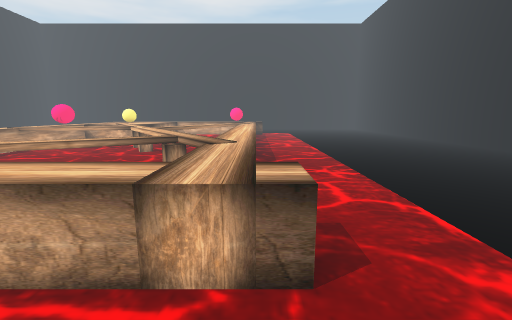
View 1 (above)

20 first-person views from a walk through a 3-D level made in the Unity game engine. The camera is 1.5 m above the floor, tilts 10° down and sees 90° across. The floor is counted in squares, 1 m on a side. Each view is taken from the middle of a square. On the plan, view 1 faces up. The plan holds only what a view shows up to about 13 squares ahead; the rest is blank. The place goes on beyond the plan.

View 2
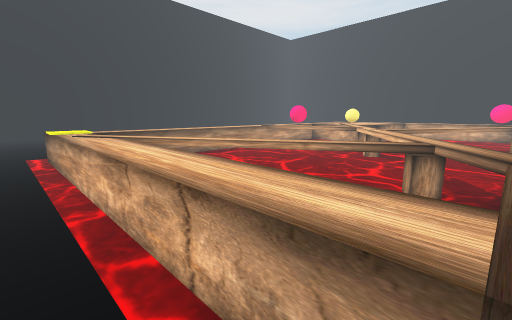

View 3
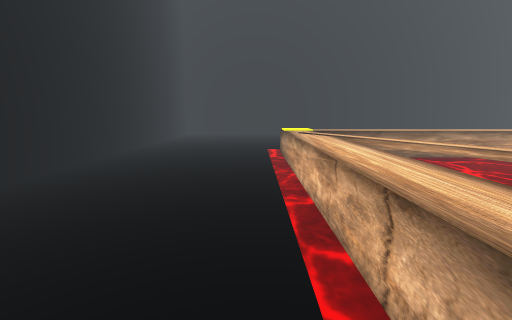

View 4
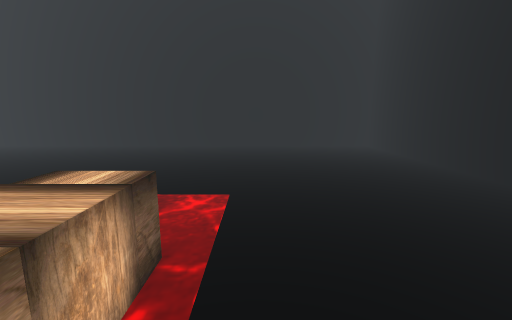

View 5
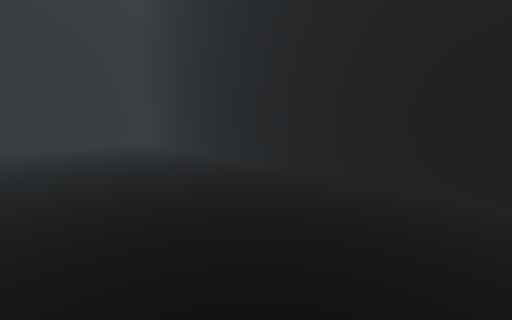

View 6
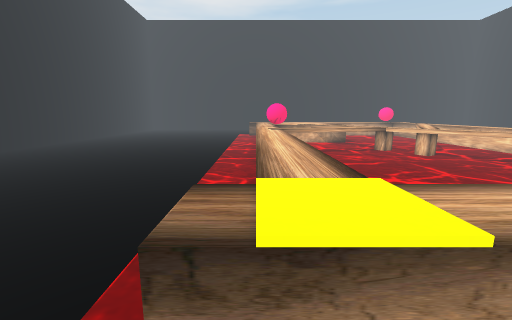

View 7
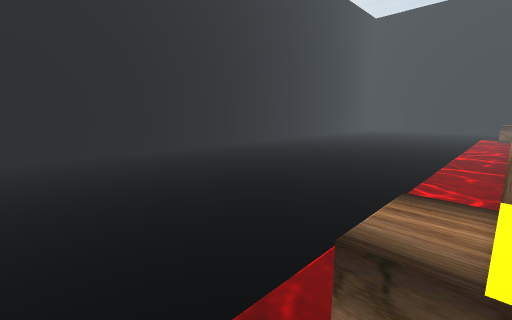

View 8
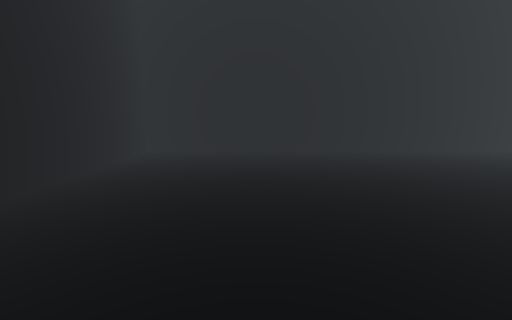

View 9
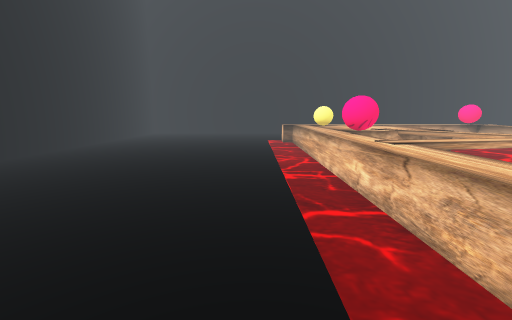

View 10
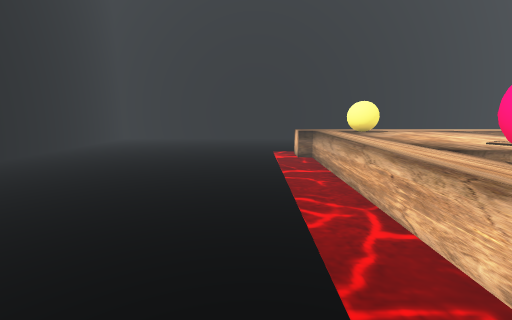

View 11
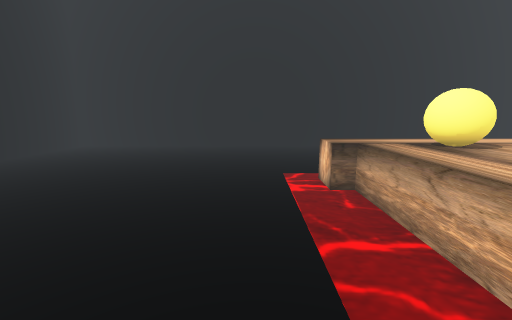

View 12
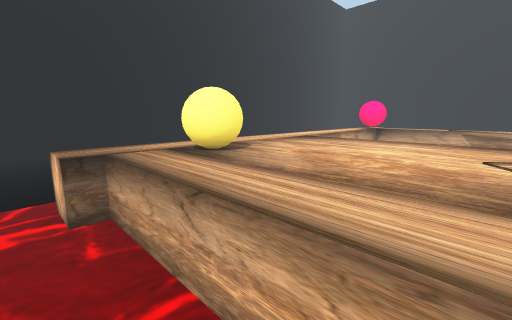

View 13
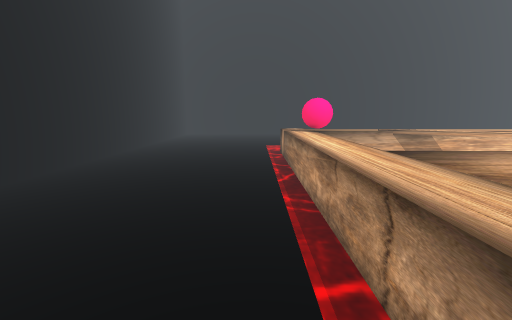

View 14
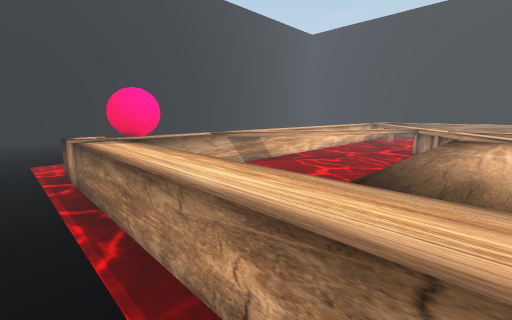

View 15
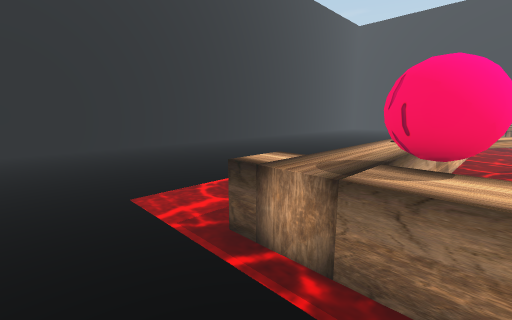

View 16
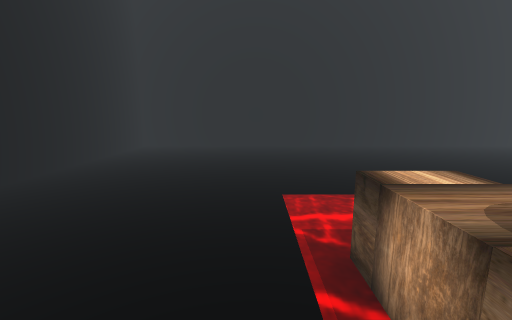

View 17
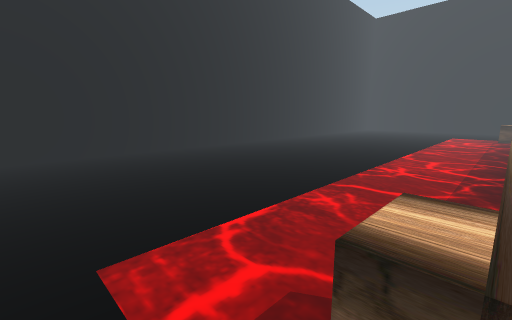

View 18
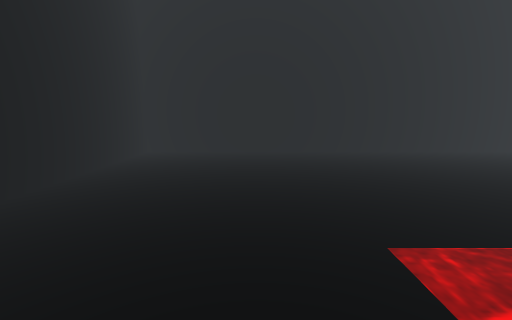

View 19
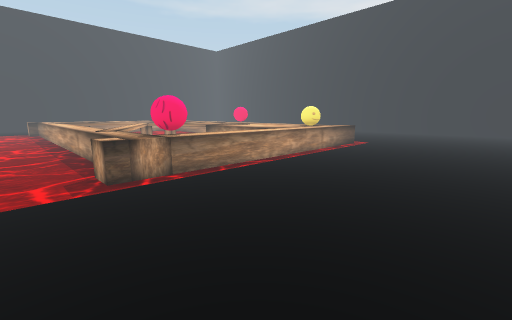

View 20
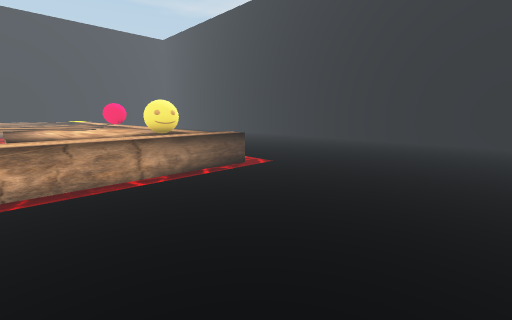

### Floor plan
Key: @ floor where view 1 was taken; # wall or solid block; . floor; = window, fence, low wall or low ledge; ^ raised ledge; O other object.
Columns run from 22 left of view 1 to 11 right of it. Each row starts with its distance up from view 1.
 28 ##################################
 27 #................................#
 26 #................................#
 25 #................................#
 24 #................................#
 23 #................................#
 22 #................................#
 21 #..........^^^^^^^^^^^^..........#
 20 #..........^OO^^^^^^OO^..........#
 19 #..........^OO^^^    ^^..........#
 18 #..........^^^^^^   .^^..........#
 17 #..........^^^^^^....^^..........#
 16 #..........^^^^^^...=^^..........#
 15 #..........^^^^^^...^^^..........#
 14 #..........^O =^=..==^^..........#
 13 #..........^O .==.=^.^^..........#
 12 #..........^^.^^^^^=.^^..........#
 11 #..........^^^^..=^..^^..........#
 10 #..........^^....==..^^..........#
  9 #..........^^.....==.^^..........#
  8 #..........^^......^=^^..........#
  7 #..........^^......=O^^..........#
  6 #..........^^.....=^^^^..........#
  5 #..........^^   ===  ^^..........#
  4 #..........^^  ===   ^^..........#
  3 #..........^^^^^^^^^^^^..........#
  2 #..........^^^^^^^^^^^^..........#
  1 #................................#
  0 #.....................@..........#
 -1 #................................#
 -2 #................................#
 -3 #................................#
 -4 #................. ..............#
 -5 #################  ###############

Where each view was taken, in squares from view 1:
view 1: 0 up, 0 right, facing up
view 2: 1 up, 1 left, facing up-left
view 3: 1 up, 1 left, facing left
view 4: 1 up, 2 left, facing right
view 5: 1 up, 3 left, facing down-right
view 6: 1 up, 11 left, facing up
view 7: 1 up, 11 left, facing up-left
view 8: 0 up, 11 left, facing left
view 9: 6 up, 13 left, facing up
view 10: 11 up, 13 left, facing up
view 11: 15 up, 13 left, facing up
view 12: 16 up, 12 left, facing up-right
view 13: 22 up, 10 left, facing right
view 14: 22 up, 7 left, facing down-right
view 15: 23 up, 2 left, facing down-right
view 16: 22 up, 2 left, facing right
view 17: 22 up, 0 right, facing down-right
view 18: 23 up, 0 right, facing right
view 19: 27 up, 2 right, facing down-left
view 20: 27 up, 6 left, facing down-left
